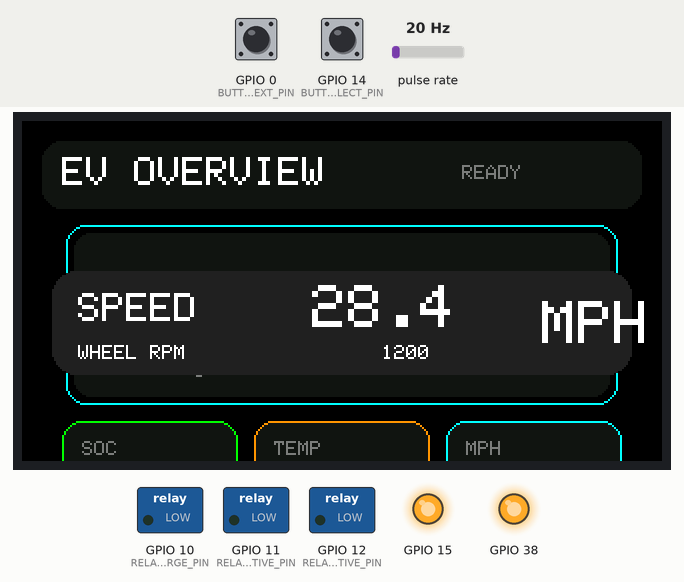
A program run on a simulated ESP32-S3. Shown: 320×170 colour display, switched loads named in the program (green lamp = pin HIGH), output pins drawn as LEDs (lit = HIGH). Wiring (inferred from the names in the program): pulse sensor: data GPIO 13. Inputs (shaded band) come from the test bench; at power-on: GPIO 0 (BUTTON_NEXT_PIN) HIGH, pulse rate 20 Hz, GPIO 14 (BUTTON_SELECT_PIN) HIGH. What the program prints to the serial monitor is not drawn.

Above: at 1.4 s.
1.5 s: GPIO 0 (BUTTON_NEXT_PIN) pulled LOW for 0.15 s
At 2.3 s:
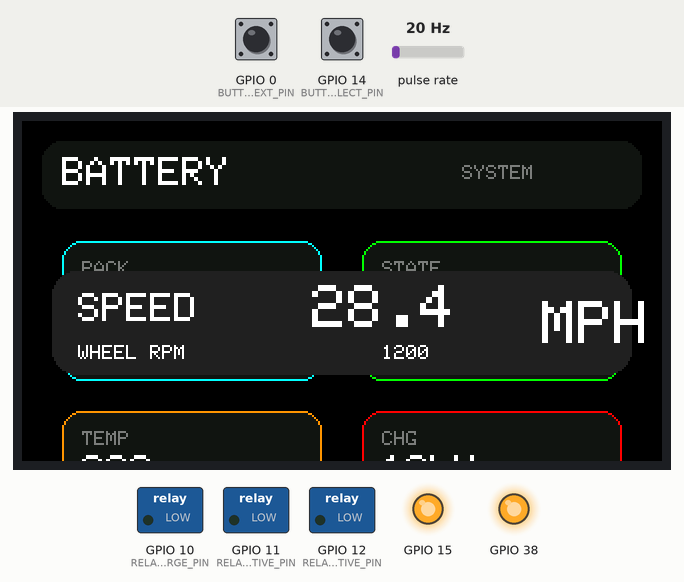
3.1 s: pulse rate (sensor on GPIO 13) set to 196 Hz
At 4.8 s:
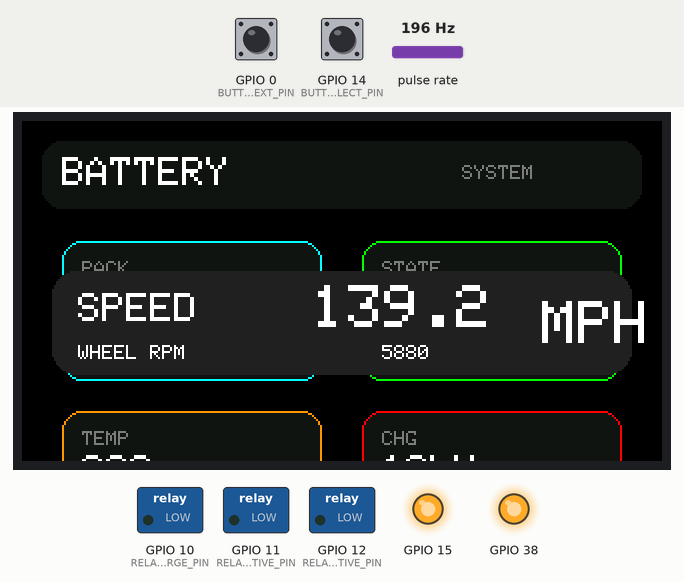
5.0 s: GPIO 14 (BUTTON_SELECT_PIN) pulled LOW for 0.15 s
5.7 s: GPIO 0 (BUTTON_NEXT_PIN) pulled LOW for 1 s
At 7.3 s:
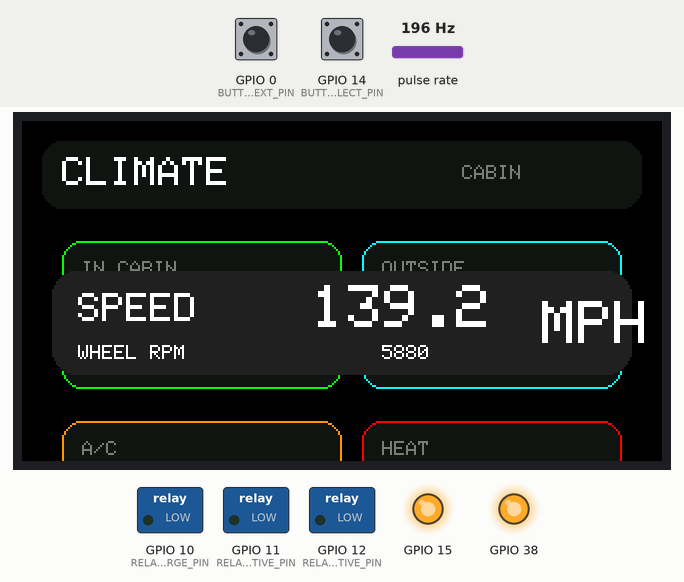
8.2 s: GPIO 0 (BUTTON_NEXT_PIN) pulled LOW for 0.15 s
At 8.57 s:
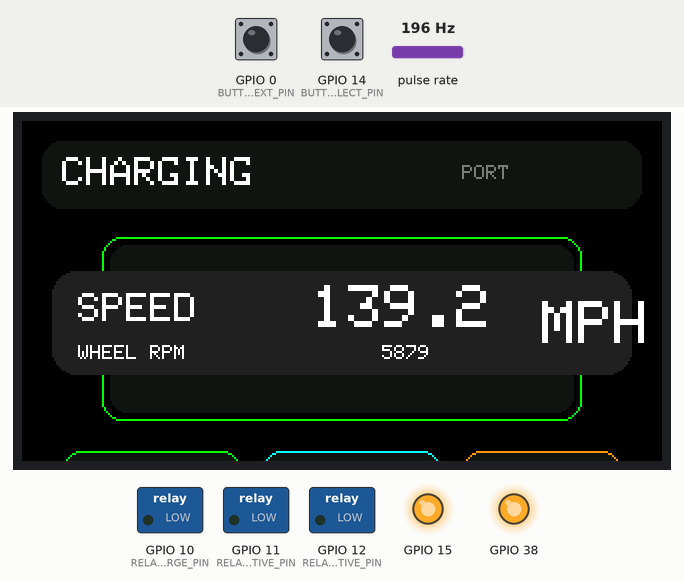
8.9 s: GPIO 14 (BUTTON_SELECT_PIN) pulled LOW for 1 s
Timing chart, 0 to 11.5 s (numbered marks = the images above; inputs shaded):
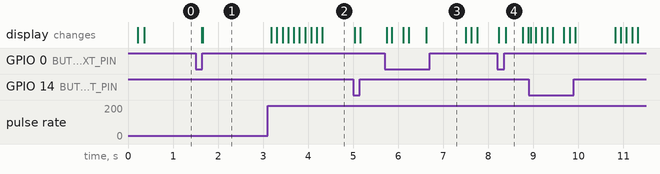

Measured:
- after the input at 1.5 s, the display: first changes after 0.14 s (image 1 shows a later state)
- after the input at 3.1 s, the display: first changes after 0.08 s (image 2 shows a later state)
- after the input at 5.7 s, the display: first changes at once (image 3 shows a later state)
- after the input at 8.2 s, the display: first changes at once (image 4 shows a later state)

The program:

main.cpp
```cpp
#include <Arduino.h>
#include <Arduino_GFX_Library.h>

#include "Spedometer.h"

namespace {

constexpr uint8_t RELAY_PRECHARGE_PIN = 10;
constexpr uint8_t RELAY_MAIN_NEGATIVE_PIN = 11;
constexpr uint8_t RELAY_MAIN_POSITIVE_PIN = 12;

constexpr uint8_t BUTTON_NEXT_PIN = 0;
constexpr uint8_t BUTTON_SELECT_PIN = 14;
constexpr uint32_t BUTTON_DEBOUNCE_MS = 35;

constexpr uint16_t COLOR_BACKGROUND = 0x0000;
constexpr uint16_t COLOR_PANEL = 0x10A2;
constexpr uint16_t COLOR_PANEL_ALT = 0x2104;
constexpr uint16_t COLOR_TEXT = 0xFFFF;
constexpr uint16_t COLOR_MUTED = 0x7BEF;
constexpr uint16_t COLOR_ACCENT = 0x07FF;
constexpr uint16_t COLOR_GREEN = 0x07E0;
constexpr uint16_t COLOR_AMBER = 0xFCA0;
constexpr uint16_t COLOR_RED = 0xF800;
constexpr uint16_t COLOR_WHITE = 0xFFFF;
constexpr uint32_t SPEED_DISPLAY_INTERVAL_MS = 125;

Arduino_DataBus *displayBus = new Arduino_ESP32PAR8Q(
    7, 6, 8, 9,
    39, 40, 41, 42, 45, 46, 47, 48);
Arduino_GFX *display = new Arduino_ST7789(
    displayBus, 5, 0, true, 170, 320, 35, 0, 35, 0);

struct Button {
    uint8_t pin;
    bool stableState;
    bool lastReading;
    uint32_t lastChangeAt;
};

Button nextButton{BUTTON_NEXT_PIN, HIGH, HIGH, 0};
Button selectButton{BUTTON_SELECT_PIN, HIGH, HIGH, 0};

enum class ScreenId : uint8_t {
    Overview,
    Battery,
    Climate,
    Charging,
    Settings,
};

ScreenId currentScreen = ScreenId::Overview;
uint8_t selectedOption = 0;
uint32_t lastSpeedDisplayAt = 0;

bool wasPressed(Button &button, uint32_t now) {
    const bool reading = digitalRead(button.pin);
    if (reading != button.lastReading) {
        button.lastReading = reading;
        button.lastChangeAt = now;
    }

    if (reading != button.stableState &&
        now - button.lastChangeAt >= BUTTON_DEBOUNCE_MS) {
        button.stableState = reading;
        return button.stableState == LOW;
    }
    return false;
}

void drawGaugeBand(int x, int y, int width, int height, uint16_t color) {
    display->drawRoundRect(x, y, width, height, 10, color);
    display->fillRoundRect(x + 4, y + 4, width - 8, height - 8, 8, COLOR_PANEL);
}

void drawSpeedReadings() {
    display->fillRoundRect(15, 75, 290, 52, 12, COLOR_PANEL_ALT);

    display->setTextColor(COLOR_WHITE);
    display->setTextSize(2);
    display->setCursor(28, 86);
    display->print("SPEED");
    display->setTextSize(3);
    display->setCursor(145, 82);
    display->print(Spedometer::speedMph(), 1);
    display->setCursor(260, 90);
    display->print("MPH");

    display->setTextSize(1);
    display->setCursor(28, 112);
    display->print("WHEEL RPM");
    display->setCursor(180, 112);
    display->print(static_cast<uint32_t>(Spedometer::wheelRpm() + 0.5F));
}

void drawHeader(const char *title, const char *subtitle) {
    display->fillRoundRect(10, 10, 300, 34, 10, COLOR_PANEL);
    display->setTextColor(COLOR_WHITE);
    display->setTextSize(2);
    display->setCursor(20, 18);
    display->print(title);
    display->setTextColor(COLOR_MUTED);
    display->setTextSize(1);
    display->setCursor(220, 22);
    display->print(subtitle);
}

void drawMetricTile(int x, int y, int w, int h, const char *label,
                    const char *value, uint16_t accent) {
    display->fillRoundRect(x, y, w, h, 10, COLOR_PANEL);
    display->drawRoundRect(x, y, w, h, 10, accent);
    display->setTextColor(COLOR_MUTED);
    display->setTextSize(1);
    display->setCursor(x + 10, y + 10);
    display->print(label);
    display->setTextColor(COLOR_WHITE);
    display->setTextSize(2);
    display->setCursor(x + 10, y + 22);
    display->print(value);
}

void drawMenuList(const char *items[], uint8_t count, uint8_t selected, int startY) {
    for (uint8_t i = 0; i < count; ++i) {
        const int y = startY + i * 28;
        const bool active = i == selected;

        display->fillRoundRect(18, y, 284, 22, 8, active ? COLOR_ACCENT : COLOR_PANEL);
        display->setTextColor(active ? COLOR_BACKGROUND : COLOR_TEXT);
        display->setTextSize(1);
        display->setCursor(28, y + 7);
        display->print(items[i]);
    }
}

void drawOverviewScreen() {
    drawHeader("EV OVERVIEW", "READY");
    drawGaugeBand(22, 52, 276, 90, COLOR_ACCENT);

    display->setTextColor(COLOR_WHITE);
    display->setTextSize(3);
    display->setCursor(48, 78);
    display->print("231");
    display->setTextSize(2);
    display->setCursor(125, 92);
    display->print("mi range");

    display->setTextColor(COLOR_MUTED);
    display->setTextSize(1);
    display->setCursor(50, 120);
    display->print("Battery 89%  |  406 V  |  125 kW");

    drawMetricTile(20, 150, 88, 58, "SOC", "89%", COLOR_GREEN);
    drawMetricTile(116, 150, 88, 58, "TEMP", "20C", COLOR_AMBER);
    drawMetricTile(212, 150, 88, 58, "MPH", "68", COLOR_ACCENT);

    const char *options[] = {"Drive", "Climate", "Charging", "Lights", "Audio"};
    drawMenuList(options, 5, selectedOption, 220);
}

void drawBatteryScreen() {
    drawHeader("BATTERY", "SYSTEM");
    drawMetricTile(20, 60, 130, 70, "PACK", "406V", COLOR_ACCENT);
    drawMetricTile(170, 60, 130, 70, "STATE", "89%", COLOR_GREEN);
    drawMetricTile(20, 145, 130, 70, "TEMP", "20C", COLOR_AMBER);
    drawMetricTile(170, 145, 130, 70, "CHG", "12kW", COLOR_RED);

    const char *options[] = {"Cell Balancing", "Preconditioning", "Battery Health", "Range Estimate"};
    drawMenuList(options, 4, selectedOption, 230);
}

void drawClimateScreen() {
    drawHeader("CLIMATE", "CABIN");
    drawMetricTile(20, 60, 140, 74, "IN CABIN", "72F", COLOR_GREEN);
    drawMetricTile(170, 60, 130, 74, "OUTSIDE", "58F", COLOR_ACCENT);
    drawMetricTile(20, 150, 140, 74, "A/C", "ON", COLOR_AMBER);
    drawMetricTile(170, 150, 130, 74, "HEAT", "OFF", COLOR_RED);

    const char *options[] = {"Auto Climate", "Defrost", "Seat Heat", "Fan Boost"};
    drawMenuList(options, 4, selectedOption, 235);
}

void drawChargingScreen() {
    drawHeader("CHARGING", "PORT");
    drawGaugeBand(40, 58, 240, 92, COLOR_GREEN);
    display->setTextColor(COLOR_WHITE);
    display->setTextSize(3);
    display->setCursor(88, 85);
    display->print("12kW");
    display->setTextColor(COLOR_MUTED);
    display->setTextSize(1);
    display->setCursor(90, 118);
    display->print("Estimated 43 min remaining");

    drawMetricTile(20, 165, 90, 54, "SOC", "89%", COLOR_GREEN);
    drawMetricTile(120, 165, 90, 54, "RATE", "12kW", COLOR_ACCENT);
    drawMetricTile(220, 165, 80, 54, "PORT", "LOCKED", COLOR_AMBER);

    const char *options[] = {"Start Charge", "Scheduled Charge", "Range Mode", "Cost Saver"};
    drawMenuList(options, 4, selectedOption, 225);
}

void drawSettingsScreen() {
    drawHeader("SETTINGS", "DISPLAY");
    drawMetricTile(20, 60, 130, 64, "THEME", "DARK", COLOR_ACCENT);
    drawMetricTile(170, 60, 130, 64, "BRIGHT", "75%", COLOR_AMBER);
    drawMetricTile(20, 140, 130, 64, "SOUND", "ON", COLOR_GREEN);
    drawMetricTile(170, 140, 130, 64, "VOICE", "READY", COLOR_RED);

    const char *options[] = {"Driver Profile", "Vehicle Controls", "Software", "Reset Display"};
    drawMenuList(options, 4, selectedOption, 215);
}

void drawCurrentScreen() {
    display->fillScreen(COLOR_BACKGROUND);
    display->setTextWrap(false);

    switch (currentScreen) {
        case ScreenId::Overview:
            drawOverviewScreen();
            break;
        case ScreenId::Battery:
            drawBatteryScreen();
            break;
        case ScreenId::Climate:
            drawClimateScreen();
            break;
        case ScreenId::Charging:
            drawChargingScreen();
            break;
        case ScreenId::Settings:
            drawSettingsScreen();
            break;
        default:
            drawOverviewScreen();
            break;
    }

    display->fillRoundRect(8, 280, 304, 30, 10, COLOR_PANEL);
    display->setTextColor(COLOR_TEXT);
    display->setTextSize(1);
    display->setCursor(18, 289);
    display->print("BOOT:SCREEN  GPIO14:OPTION");
}

void setRelayOutputs() {
    // Keep the hardware relay outputs available for the bench trainer,
    // while the display itself is driven by the Tesla-inspired menu system.
    digitalWrite(RELAY_PRECHARGE_PIN, LOW);
    digitalWrite(RELAY_MAIN_NEGATIVE_PIN, LOW);
    digitalWrite(RELAY_MAIN_POSITIVE_PIN, LOW);
}

void initializeRelayOutput(uint8_t pin) {
    digitalWrite(pin, LOW);
    pinMode(pin, OUTPUT);
}

}  // namespace

void setup() {
    initializeRelayOutput(RELAY_PRECHARGE_PIN);
    initializeRelayOutput(RELAY_MAIN_NEGATIVE_PIN);
    initializeRelayOutput(RELAY_MAIN_POSITIVE_PIN);
    setRelayOutputs();

    pinMode(BUTTON_NEXT_PIN, INPUT_PULLUP);
    pinMode(BUTTON_SELECT_PIN, INPUT_PULLUP);

    Spedometer::begin();

    pinMode(15, OUTPUT);
    digitalWrite(15, HIGH);
    pinMode(38, OUTPUT);
    digitalWrite(38, HIGH);

    Serial.begin(115200);
    display->begin();
    display->setRotation(1);
    drawCurrentScreen();
    lastSpeedDisplayAt = millis();
}

void loop() {
    const uint32_t now = millis();

    Spedometer::update();

    if (wasPressed(nextButton, now)) {
        currentScreen = static_cast<ScreenId>((static_cast<uint8_t>(currentScreen) + 1u) % 5u);
        selectedOption = 0;
        drawCurrentScreen();
        Serial.printf("Screen: %u\n", static_cast<uint8_t>(currentScreen));
    } else if (wasPressed(selectButton, now)) {
        const uint8_t optionCount = currentScreen == ScreenId::Overview ? 5u
            : currentScreen == ScreenId::Battery ? 4u
            : currentScreen == ScreenId::Climate ? 4u
            : currentScreen == ScreenId::Charging ? 4u
            : 4u;

        selectedOption = (selectedOption + 1u) % optionCount;
        drawCurrentScreen();
        Serial.printf("Selected option: %u on screen %u\n",
                      selectedOption, static_cast<uint8_t>(currentScreen));
    }

    if (now - lastSpeedDisplayAt >= SPEED_DISPLAY_INTERVAL_MS) {
        drawSpeedReadings();
        lastSpeedDisplayAt = now;
    }

    delay(5);
}
```

Spedometer.h
```cpp
#pragma once

namespace Spedometer {

void begin();
void update();
float wheelRpm();
float speedMph();

}  // namespace Spedometer
```

Spedometer.cpp
```cpp
#include <Arduino.h>

#include "Spedometer.h"

namespace {

constexpr uint8_t SPEED_SENSOR_PIN = 13;
constexpr float WHEEL_CIRCUMFERENCE_INCHES = 25.0F;
constexpr uint8_t PULSES_PER_REVOLUTION = 1;
constexpr uint32_t MIN_PULSE_INTERVAL_US = 10000;
constexpr uint32_t ZERO_SPEED_TIMEOUT_US = 3000000;
constexpr float INCHES_PER_MILE = 63360.0F;
constexpr float SECONDS_PER_MINUTE = 60.0F;

volatile uint32_t lastPulseAtUs = 0;
volatile uint32_t pulsePeriodUs = 0;
volatile bool hasPulse = false;

float currentWheelRpm = 0.0F;

void IRAM_ATTR onSpeedPulse() {
    const uint32_t now = micros();

    if (!hasPulse) {
        hasPulse = true;
        lastPulseAtUs = now;
        return;
    }

    const uint32_t period = now - lastPulseAtUs;
    if (period >= MIN_PULSE_INTERVAL_US) {
        pulsePeriodUs = period;
        lastPulseAtUs = now;
    }
}

}  // namespace

namespace Spedometer {

void begin() {
    pinMode(SPEED_SENSOR_PIN, INPUT);
    attachInterrupt(digitalPinToInterrupt(SPEED_SENSOR_PIN), onSpeedPulse, FALLING);
}

void update() {
    uint32_t latestPulseAtUs;
    uint32_t latestPulsePeriodUs;
    bool receivedPulse;

    noInterrupts();
    latestPulseAtUs = lastPulseAtUs;
    latestPulsePeriodUs = pulsePeriodUs;
    receivedPulse = hasPulse;
    interrupts();

    if (!receivedPulse || latestPulsePeriodUs == 0 ||
        micros() - latestPulseAtUs > ZERO_SPEED_TIMEOUT_US) {
        currentWheelRpm = 0.0F;
        return;
    }

    currentWheelRpm =
        (60.0F * 1000000.0F) /
        (static_cast<float>(latestPulsePeriodUs) * PULSES_PER_REVOLUTION);
}

float wheelRpm() {
    return currentWheelRpm;
}

float speedMph() {
    return currentWheelRpm * WHEEL_CIRCUMFERENCE_INCHES *
        SECONDS_PER_MINUTE / INCHES_PER_MILE;
}

}  // namespace Spedometer
```
